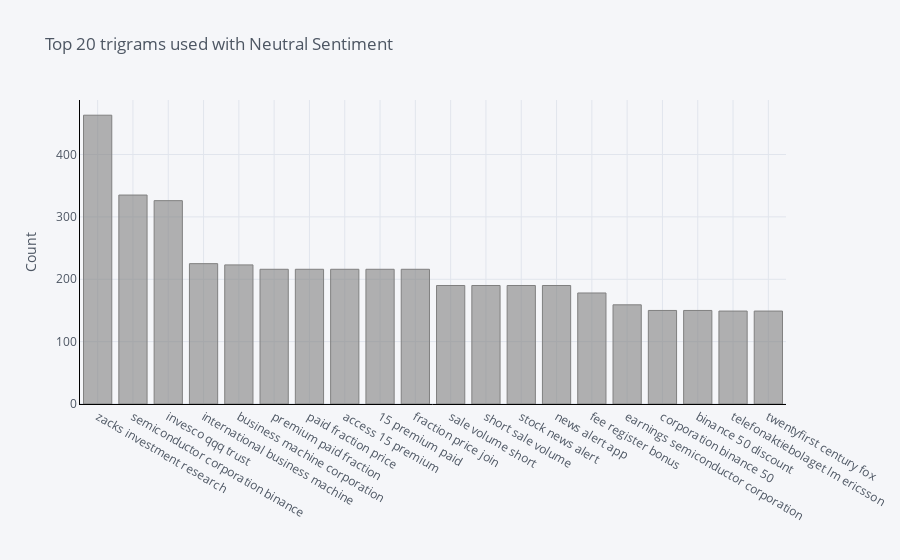

This figure's notebook cell:
### Code cell
df_show = get_top_n_words(neutral_df['text'],(3,3), 20)
df_show.groupby('word').sum()['count'].sort_values(ascending=False).iplot(
    kind='bar', yTitle='Count', linecolor='black', title='Top 20 trigrams used with Neutral Sentiment',color='grey')

### Figure 1 — Plotly figure (JSON) as saved in the notebook; plotly's stock layout.template omitted (floating-point values rounded to 4 significant figures)
{"data": [{"marker": {"color": "rgba(128, 128, 128, 0.6)", "line": {"color": "rgba(128, 128, 128, 1.0)", "width": 1}}, "name": "count", "orientation": "v", "text": "", "type": "bar", "x": ["zacks investment research", "semiconductor corporation binance", "invesco qqq trust", "international business machine", "business machine corporation", "premium paid fraction", "paid fraction price", "access 15 premium", "15 premium paid", "fraction price join", "sale volume short", "short sale volume", "stock news alert", "news alert app", "fee register bonus", "earnings semiconductor corporation", "corporation binance 50", "binance 50 discount", "telefonaktiebolaget lm ericsson", "twentyfirst century fox"], "y": [463, 335, 326, 225, 223, 216, 216, 216, 216, 216, 190, 190, 190, 190, 178, 159, 150, 150, 149, 149]}], "layout": {"legend": {"bgcolor": "#F5F6F9", "font": {"color": "#4D5663"}}, "paper_bgcolor": "#F5F6F9", "plot_bgcolor": "#F5F6F9", "title": {"font": {"color": "#4D5663"}, "text": "Top 20 trigrams used with Neutral Sentiment"}, "xaxis": {"gridcolor": "#E1E5ED", "linecolor": "black", "showgrid": true, "tickfont": {"color": "#4D5663"}, "title": {"font": {"color": "#4D5663"}, "text": ""}, "zerolinecolor": "#E1E5ED"}, "yaxis": {"gridcolor": "#E1E5ED", "linecolor": "black", "showgrid": true, "tickfont": {"color": "#4D5663"}, "title": {"font": {"color": "#4D5663"}, "text": "Count"}, "zerolinecolor": "#E1E5ED"}}}
